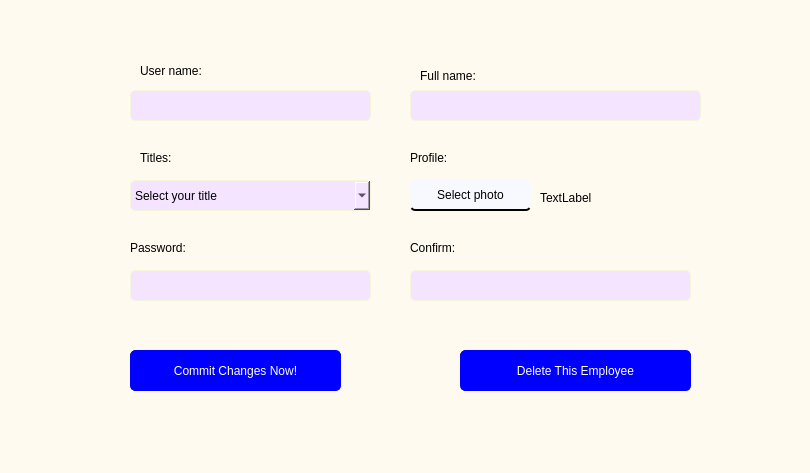
<?xml version="1.0" encoding="UTF-8"?>
<ui version="4.0">
 <class>adminedit</class>
 <widget class="QDialog" name="adminedit">
  <property name="geometry">
   <rect>
    <x>0</x>
    <y>0</y>
    <width>810</width>
    <height>473</height>
   </rect>
  </property>
  <property name="windowTitle">
   <string>Dialog</string>
  </property>
  <property name="styleSheet">
   <string notr="true">color:black;
background-color:floralwhite;
border-radius:5px;
font: 12pt &quot;Arial&quot;;</string>
  </property>
  <widget class="QLabel" name="label_2">
   <property name="geometry">
    <rect>
     <x>420</x>
     <y>65</y>
     <width>111</width>
     <height>21</height>
    </rect>
   </property>
   <property name="text">
    <string>Full name:</string>
   </property>
  </widget>
  <widget class="QLineEdit" name="name">
   <property name="geometry">
    <rect>
     <x>410</x>
     <y>90</y>
     <width>291</width>
     <height>31</height>
    </rect>
   </property>
   <property name="styleSheet">
    <string notr="true">border-radius:5px;
border: 1px solid beige;
color: black;
border-collapse:collapse;
background-color: rgb(244, 228, 255);</string>
   </property>
   <property name="placeholderText">
    <string/>
   </property>
  </widget>
  <widget class="QPushButton" name="commitchange">
   <property name="geometry">
    <rect>
     <x>130</x>
     <y>350</y>
     <width>211</width>
     <height>41</height>
    </rect>
   </property>
   <property name="styleSheet">
    <string notr="true">border-radius:5px;
border: 1px solid blue;
color: white;
border-collapse:collapse;
background-color: blue;</string>
   </property>
   <property name="text">
    <string>Commit Changes Now!</string>
   </property>
  </widget>
  <widget class="QPushButton" name="selectphoto">
   <property name="geometry">
    <rect>
     <x>410</x>
     <y>180</y>
     <width>121</width>
     <height>31</height>
    </rect>
   </property>
   <property name="styleSheet">
    <string notr="true">border-left:none;
border-right:none;
border-top:none;
color:black;
background-color:ghostwhite;
border-bottom: 2px solid black;</string>
   </property>
   <property name="text">
    <string>Select photo</string>
   </property>
  </widget>
  <widget class="QLabel" name="image">
   <property name="geometry">
    <rect>
     <x>540</x>
     <y>190</y>
     <width>171</width>
     <height>16</height>
    </rect>
   </property>
   <property name="styleSheet">
    <string notr="true">font: italic 9pt &quot;Arial&quot;;</string>
   </property>
   <property name="text">
    <string>TextLabel</string>
   </property>
  </widget>
  <widget class="QLineEdit" name="username">
   <property name="geometry">
    <rect>
     <x>130</x>
     <y>90</y>
     <width>241</width>
     <height>31</height>
    </rect>
   </property>
   <property name="toolTip">
    <string>&lt;html&gt;&lt;head/&gt;&lt;body&gt;&lt;p&gt;type employee username here.  will autofill the least of fields&lt;/p&gt;&lt;p&gt;Note: username can not be changed in any way&lt;/p&gt;&lt;/body&gt;&lt;/html&gt;</string>
   </property>
   <property name="styleSheet">
    <string notr="true">border-radius:5px;
border: 1px solid beige;
color: black;
border-collapse:collapse;
background-color: rgb(244, 228, 255);</string>
   </property>
   <property name="placeholderText">
    <string/>
   </property>
  </widget>
  <widget class="QComboBox" name="title">
   <property name="geometry">
    <rect>
     <x>130</x>
     <y>180</y>
     <width>241</width>
     <height>31</height>
    </rect>
   </property>
   <property name="styleSheet">
    <string notr="true">border-radius:5px;
border: 1px solid beige;
color: black;
border-collapse:collapse;
background-color: rgb(244, 228, 255);</string>
   </property>
   <item>
    <property name="text">
     <string>Select your title</string>
    </property>
   </item>
   <item>
    <property name="text">
     <string>Admin</string>
    </property>
   </item>
   <item>
    <property name="text">
     <string>Teller</string>
    </property>
   </item>
   <item>
    <property name="text">
     <string>Accountant</string>
    </property>
   </item>
  </widget>
  <widget class="QLabel" name="label">
   <property name="geometry">
    <rect>
     <x>140</x>
     <y>60</y>
     <width>101</width>
     <height>21</height>
    </rect>
   </property>
   <property name="text">
    <string>User name:</string>
   </property>
  </widget>
  <widget class="QLabel" name="label_6">
   <property name="geometry">
    <rect>
     <x>130</x>
     <y>240</y>
     <width>91</width>
     <height>16</height>
    </rect>
   </property>
   <property name="text">
    <string>Password:</string>
   </property>
  </widget>
  <widget class="QLabel" name="label_3">
   <property name="geometry">
    <rect>
     <x>140</x>
     <y>150</y>
     <width>61</width>
     <height>16</height>
    </rect>
   </property>
   <property name="text">
    <string>Titles:</string>
   </property>
  </widget>
  <widget class="QLabel" name="label_7">
   <property name="geometry">
    <rect>
     <x>410</x>
     <y>240</y>
     <width>81</width>
     <height>16</height>
    </rect>
   </property>
   <property name="text">
    <string>Confirm:</string>
   </property>
  </widget>
  <widget class="QLabel" name="messages">
   <property name="geometry">
    <rect>
     <x>220</x>
     <y>430</y>
     <width>351</width>
     <height>20</height>
    </rect>
   </property>
   <property name="text">
    <string/>
   </property>
   <property name="scaledContents">
    <bool>true</bool>
   </property>
   <property name="alignment">
    <set>Qt::AlignCenter</set>
   </property>
  </widget>
  <widget class="QLineEdit" name="password2">
   <property name="geometry">
    <rect>
     <x>410</x>
     <y>270</y>
     <width>281</width>
     <height>31</height>
    </rect>
   </property>
   <property name="styleSheet">
    <string notr="true">border-radius:5px;
border: 1px solid beige;
color: black;
border-collapse:collapse;
background-color: rgb(244, 228, 255);</string>
   </property>
   <property name="echoMode">
    <enum>QLineEdit::Password</enum>
   </property>
   <property name="placeholderText">
    <string/>
   </property>
  </widget>
  <widget class="QPushButton" name="pushButton_3">
   <property name="geometry">
    <rect>
     <x>460</x>
     <y>350</y>
     <width>231</width>
     <height>41</height>
    </rect>
   </property>
   <property name="styleSheet">
    <string notr="true">border-radius:5px;
border: 1px solid blue;
color: white;
border-collapse:collapse;
background-color: blue;</string>
   </property>
   <property name="text">
    <string>Delete This Employee</string>
   </property>
  </widget>
  <widget class="QLabel" name="label_4">
   <property name="geometry">
    <rect>
     <x>410</x>
     <y>150</y>
     <width>71</width>
     <height>16</height>
    </rect>
   </property>
   <property name="text">
    <string>Profile:</string>
   </property>
  </widget>
  <widget class="QLineEdit" name="password1">
   <property name="geometry">
    <rect>
     <x>130</x>
     <y>270</y>
     <width>241</width>
     <height>31</height>
    </rect>
   </property>
   <property name="styleSheet">
    <string notr="true">border-radius:5px;
border: 1px solid beige;
color: black;
border-collapse:collapse;
background-color: rgb(244, 228, 255);</string>
   </property>
   <property name="echoMode">
    <enum>QLineEdit::Password</enum>
   </property>
   <property name="placeholderText">
    <string/>
   </property>
  </widget>
 </widget>
 <resources/>
 <connections/>
</ui>
